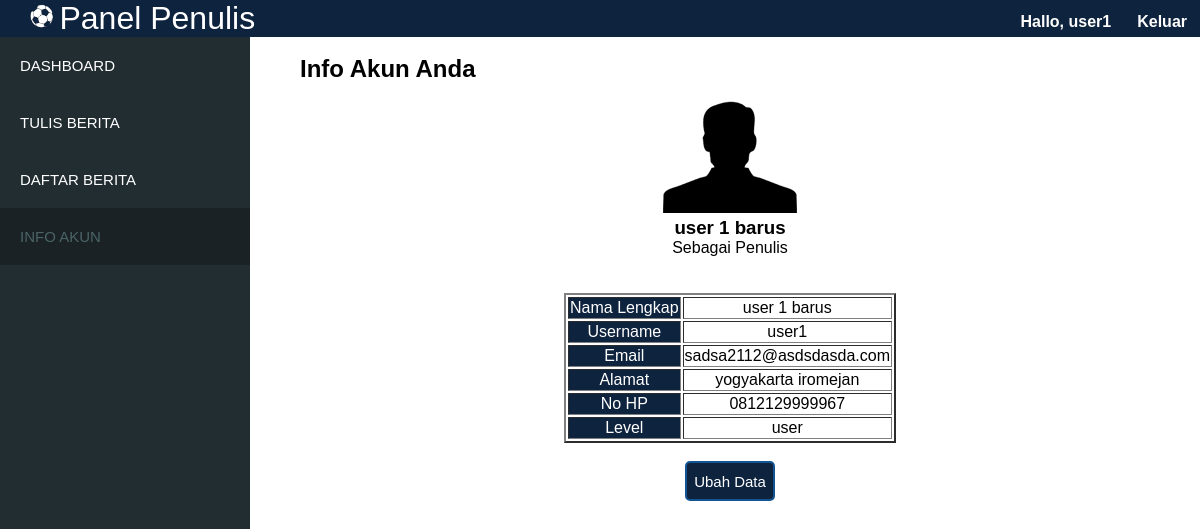
The app's page /info.php (signed in) with its own data.
### tables this page shows
CREATE TABLE IF NOT EXISTS `user` (
  `iduser` int(50) NOT NULL AUTO_INCREMENT,
  `username` varchar(30) NOT NULL,
  `password` varchar(140) NOT NULL,
  `email` varchar(50) NOT NULL,
  `nohp` varchar(100) NOT NULL,
  `alamat` varchar(255) NOT NULL,
  `nama_lengkap` varchar(50) NOT NULL,
  `level` varchar(30) NOT NULL,
  PRIMARY KEY (`iduser`)
);

### info.php (the view, shortened to what this page needs)
<!DOCTYPE html>
<html lang="id">
<head>
	<link href="style.css" rel="stylesheet" type="text/css" >
</head>
<body>
<header class= head-penulis>
	<img class=bola src="img/fav.png">
<a href="index.php"><span class="judul-head">Panel Penulis</span></a>
	<a href="logout.php" class="keluar"><b>Keluar</b></a>
<?php
  echo "<strong><a class='keluar'>Hallo, ".$_SESSION['username']."</a></strong>";
 ?>
</header>
<aside id="sidebar">
    <ul >
      <li class="sidebar-dua">
    <a href="penulis.php">DASHBOARD</a>
  </li>
  <li class="sidebar-dua">
    <a href="tulis.php">TULIS BERITA</a>
  </li>
  <li class="sidebar-dua">
    <a href="daftarberita-penulis.php">DAFTAR BERITA</a>
  </li>
  <li class="navberita">
    <a>INFO AKUN</a>
  </li>
    </ul>
  </aside>
  <section class="tulis-satu">
    <div class="tulis-dua">
        <p>&nbsp;</p>
        <h1>Info Akun Anda</h1>
    </div>
    <div id="tulis">
    	<div class="profile">
    		<img src="img/profile.png">
    		<br>
        <?php
          $query = "select * from user";
          $hasil = mysqli_query($connect,$query);
          $user = $_SESSION["iduser"];
          while ($data = mysqli_fetch_assoc($hasil)){
            if ($user==$data['iduser']) {
            echo "<h3>".$data['nama_lengkap']."</h3>";
            echo "<p>Sebagai Penulis</p>";
            echo "<br><br>";
            echo "<form id='akun' action='editakun.php' method='post' enctype='multipart/form-data'>
            <table border='2';>
          <tr>
            <td class='head-tabel'>Nama Lengkap</td>
            <td>".$data['nama_lengkap']."</td>
          </tr>
          <tr>
            <td class='head-tabel'>Username</td>
            <td>".$data['username']."</td>
          </tr>
          <tr>
            <td class='head-tabel'>Email</td>
            <td>".$data['email']."</td>
          </tr>
          <tr>
            <td class='head-tabel'>Alamat</td>
            <td>".$data['alamat']."</td>
          </tr>
          <tr>
            <td class='head-tabel'>No HP</td>
            <td>".$data['nohp']."</td>
          </tr>
          <tr>
            <td class='head-tabel'>Level</td>
            <td>".$data['level']."</td>
          </tr>
        </table>
        <br>
                <input type='submit' class='ubah' name='ubah' value='Ubah Data'></form>";
            }
          }
        ?>
    	</div>
    </div>
    </section>
<body>
</body>
</html>

### style.css (style rules this page uses)
* { box-sizing:border-box; margin:0 auto; }
html,body { height:100%; font-family: tahoma, Helvetica; }
ul li { list-style-type:none; color: white; }
a { text-decoration: none; }
a:link { color: white; }
input { padding: 3px; border: 1px solid #999; }
.head-penulis { background-color:#0E233E; padding-left:30px; }
.keluar { font-size:1em; color:white; float:right; margin:13px; }
.bola { width:25px; height:25px; }
.judul-head { color:white; font-size:2em; }
aside { background-color:#222D32; float:left; font-size: 15px; width: 250px; position: static; min-height: 100%; }
ul li.sidebar-dua { padding:20px 0px 20px 20px; margin-left:-40px; }
ul li.navberita { padding:20px 0px 20px 20px; margin-left:-40px; background-color:#1A2226; color:#4B6466; }
#tulis { margin-left:300px; margin-right: 40px; }
.tulis-dua { margin-left:300px; padding-bottom:10px; }
.ubah { cursor:pointer; height:40px; width:90px; display:block; background-color:#0E233E; color:white; font-size:15px; border:2px solid #135592; border-radius:5px; }
.profile { text-align:center; }
.head-tabel { background-color:#0E233E; color:white; }

### records on screen
user: nama_lengkap "user 1 barus", username "user1", email "sadsa2112@asdsdasda.com", alamat "yogyakarta iromejan", nohp "0812129999967", level "user"

### other values on screen
$_SESSION['username'] "user1"
